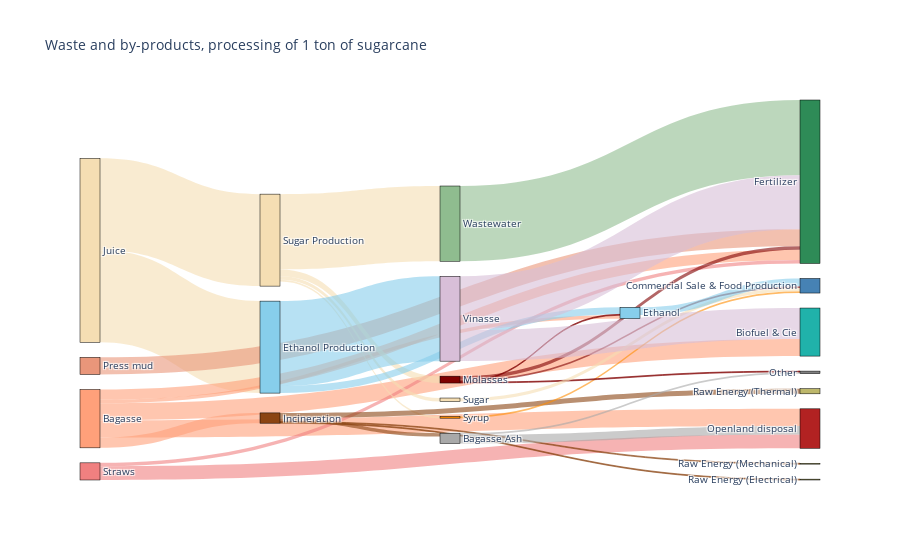

Notebook code cell kept with this figure:
### Markdown cell above
We decided to go with a Sankey plot in order to visualize the flow of each component between the different steps of the process. As a first version, we took into account both the products/wastes and their possible valorization.

### Code cell
fig = go.Figure(data=[go.Sankey(
    node=dict(
        pad=15,
        thickness=20,
        line=dict(color="black", width=0.5),
        label=["Juice", "Bagasse", "Straws", "Press mud", "Wastewater",
               "Sugar Production", "Ethanol Production", "Incineration",
               "Bagasse Ash", "Raw Energy (Mechanical)", "Raw Energy (Thermal)", "Syrup", "Molasses", "Sugar", "Vinasse",
               "Ethanol",
               "Biofuel & Cie", "Commercial Sale & Food Production", "Openland disposal", "Fertilizer", "Raw Energy (Electrical)", "Other"],
        color=["rgb(245, 222, 179)", "rgb(255,160,122)", "rgb(240,128,128)", "rgb(233,150,122)", "rgb(143,188,143)",
               "rgb(245, 222, 179)", "rgb(135,206,235)", "rgb(139,69,19)",
               "rgb(169,169,169)", "rgb(189,183,107)", "rgb(189,183,107)", "rgb(255,140,0)", "rgb(128,0,0)",
               "rgb(245, 222, 179)", "rgb(216,191,216)",
               "rgb(135,206,235)",
               "rgb(32,178,170)", "rgb(70,130,180)", "rgb(178,34,34)", "rgb(46,139,87)", "rgb(189,183,107)",
               "rgb(128,128,128)"]
    ),
    link=dict(
        source=[0, 0,       1, 1, 1, 1, 1,      2, 2,   3,  4,      5, 5, 5, 5,         6, 6,           7, 7, 7, 7,         8, 8,        11,     12, 12, 12, 12,     13, 14, 14,     15],
        target=[5, 6,       7, 16, 18, 19, 15,  18, 19, 19, 19,     4, 11, 12, 13,      14, 15,         8, 20, 9, 10,       18, 21,      17,     17, 19, 21, 15,     17, 16, 19,     17],
        value=[26.8, 26.8,  3, 5, 5, 3, 1,      4, 1,   5,  21.924, 21.924, 0.5, 2, 1,  24.74, 2.061,   1, 0.25, 0.25, 1.5, 2.5, 0.5,    0.5,    0.5, 1, 0.25, 0.25, 1,  9, 15.7,    2.25],
        color=[  "rgba(245, 222, 179, 0.6)", "rgba(245, 222, 179, 0.6)", "rgba(255,160,122, 0.6)", "rgba(255,160,122, 0.6)", "rgba(255,160,122, 0.6)", "rgba(255,160,122, 0.6)", "rgba(255,160,122, 0.6)", "rgba(240,128,128,0.6)", "rgba(240,128,128,0.6)",
                 "rgba(233,150,122, 0.6)", "rgba(143,188,143, 0.6)",
                 "rgba(245, 222, 179, 0.6)", "rgba(245, 222, 179, 0.6)", "rgba(245, 222, 179, 0.6)", "rgba(245, 222, 179, 0.6)", "rgba(135,206,235, 0.6)", "rgba(135,206,235, 0.6)", "rgba(139,69,19, 0.6)", "rgba(139,69,19, 0.6)", "rgba(139,69,19, 0.6)", "rgba(139,69,19, 0.6)",
                 "rgba(169,169,169, 0.6)", "rgba(169,169,169, 0.6)", "rgba(255,140,0, 0.6)",
                 "rgba(128,0,0, 0.6)", "rgba(128,0,0, 0.6)", "rgba(128,0,0, 0.6)", "rgba(128,0,0, 0.6)", "rgba(245, 222, 179, 0.6)", "rgba(216,191,216, 0.6)", "rgba(216,191,216, 0.6)",
                 "rgba(135,206,235, 0.6)"]

))])

fig.update_layout(title_text="Waste and by-products, processing of 1 ton of sugarcane", font_size=10)
fig.show()

### Figure 1 — Plotly figure (JSON) as saved in the notebook; plotly's stock layout.template omitted (floating-point values rounded to 4 significant figures)
{"data": [{"link": {"color": ["rgba(245, 222, 179, 0.6)", "rgba(245, 222, 179, 0.6)", "rgba(255,160,122, 0.6)", "rgba(255,160,122, 0.6)", "rgba(255,160,122, 0.6)", "rgba(255,160,122, 0.6)", "rgba(255,160,122, 0.6)", "rgba(240,128,128,0.6)", "rgba(240,128,128,0.6)", "rgba(233,150,122, 0.6)", "rgba(143,188,143, 0.6)", "rgba(245, 222, 179, 0.6)", "rgba(245, 222, 179, 0.6)", "rgba(245, 222, 179, 0.6)", "rgba(245, 222, 179, 0.6)", "rgba(135,206,235, 0.6)", "rgba(135,206,235, 0.6)", "rgba(139,69,19, 0.6)", "rgba(139,69,19, 0.6)", "rgba(139,69,19, 0.6)", "rgba(139,69,19, 0.6)", "rgba(169,169,169, 0.6)", "rgba(169,169,169, 0.6)", "rgba(255,140,0, 0.6)", "rgba(128,0,0, 0.6)", "rgba(128,0,0, 0.6)", "rgba(128,0,0, 0.6)", "rgba(128,0,0, 0.6)", "rgba(245, 222, 179, 0.6)", "rgba(216,191,216, 0.6)", "rgba(216,191,216, 0.6)", "rgba(135,206,235, 0.6)"], "source": [0, 0, 1, 1, 1, 1, 1, 2, 2, 3, 4, 5, 5, 5, 5, 6, 6, 7, 7, 7, 7, 8, 8, 11, 12, 12, 12, 12, 13, 14, 14, 15], "target": [5, 6, 7, 16, 18, 19, 15, 18, 19, 19, 19, 4, 11, 12, 13, 14, 15, 8, 20, 9, 10, 18, 21, 17, 17, 19, 21, 15, 17, 16, 19, 17], "value": [26.8, 26.8, 3, 5, 5, 3, 1, 4, 1, 5, 21.92, 21.92, 0.5, 2, 1, 24.74, 2.061, 1, 0.25, 0.25, 1.5, 2.5, 0.5, 0.5, 0.5, 1, 0.25, 0.25, 1, 9, 15.7, 2.25]}, "node": {"color": ["rgb(245, 222, 179)", "rgb(255,160,122)", "rgb(240,128,128)", "rgb(233,150,122)", "rgb(143,188,143)", "rgb(245, 222, 179)", "rgb(135,206,235)", "rgb(139,69,19)", "rgb(169,169,169)", "rgb(189,183,107)", "rgb(189,183,107)", "rgb(255,140,0)", "rgb(128,0,0)", "rgb(245, 222, 179)", "rgb(216,191,216)", "rgb(135,206,235)", "rgb(32,178,170)", "rgb(70,130,180)", "rgb(178,34,34)", "rgb(46,139,87)", "rgb(189,183,107)", "rgb(128,128,128)"], "label": ["Juice", "Bagasse", "Straws", "Press mud", "Wastewater", "Sugar Production", "Ethanol Production", "Incineration", "Bagasse Ash", "Raw Energy (Mechanical)", "Raw Energy (Thermal)", "Syrup", "Molasses", "Sugar", "Vinasse", "Ethanol", "Biofuel & Cie", "Commercial Sale & Food Production", "Openland disposal", "Fertilizer", "Raw Energy (Electrical)", "Other"], "line": {"color": "black", "width": 0.5}, "pad": 15, "thickness": 20}, "type": "sankey"}], "layout": {"font": {"size": 10}, "title": {"text": "Waste and by-products, processing of 1 ton of sugarcane"}}}
